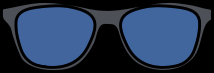
#> input picture openCV/advanced/glasses.png, 214 x 73 px
$ python -i 6.reduce_image_by_seam_carving.py   (imports and definitions only)   (older library calls are emulated)
#> lines starting #> are read from the running program, lines starting #| are printed output that depends on the picture
#> further down, picture is the input picture: shape (73, 214, 3); mean B, G, R 81.4, 54.7, 37.7

import cv2
import numpy as np

# Draw vertical seam on top of the image
# [9 lines left out: function overlay_vertical_seam, not called in this run]

# Compute the energy matrix from the input image
def compute_energy_matrix(img):
    gray = cv2.cvtColor(img, cv2.COLOR_BGR2GRAY)
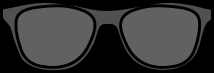
#> gray: shape (73, 214); min 0, max 97, mean 52.5

    # Compute X derivative of the image
    sobel_x = cv2.Sobel(gray,cv2.CV_64F, 1, 0, ksize=3)
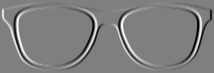
#> sobel_x: shape (73, 214) float64; min -388, max 388, mean 0; drawn with min black and max white

    # Compute Y derivative of the image
    sobel_y = cv2.Sobel(gray,cv2.CV_64F, 0, 1, ksize=3)
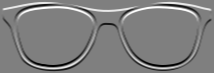
#> sobel_y: shape (73, 214) float64; min -388, max 388, mean 0; drawn with min black and max white

    abs_sobel_x = cv2.convertScaleAbs(sobel_x)
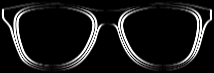
#> abs_sobel_x: shape (73, 214); min 0, max 255, mean 25.2
    abs_sobel_y = cv2.convertScaleAbs(sobel_y)
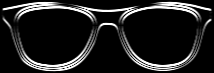
#> abs_sobel_y: shape (73, 214); min 0, max 255, mean 32.1

    # Return weighted summation of the two images i.e. 0.5*X + 0.5*Y
    return cv2.addWeighted(abs_sobel_x, 0.5, abs_sobel_y, 0.5, 0)
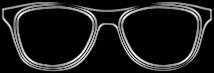
#> returned value: shape (73, 214); min 0, max 255, mean 28.7

# Find vertical seam in the input image
# [46 lines left out: functions find_vertical_seam, remove_vertical_seam, not called in this run]

# [26 lines not run here, left out]

>>> import cv2
>>> picture = cv2.imread('glasses.png')
>>> result = compute_energy_matrix(picture)

$ run again, on openCV/advanced/moustache.png
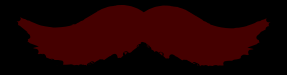
#> input picture openCV/advanced/moustache.png, 287 x 75 px
#> picture is the input picture: shape (75, 287, 3); mean B, G, R 0, 0, 30.2
#> in compute_energy_matrix, `sobel_y = cv2.Sobel(gray,cv2.CV_64F, 0, 1, ksize=3)`:
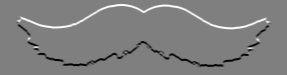
#> sobel_y: shape (75, 287) float64; min -84, max 84, mean 0; drawn with min black and max white
#> in compute_energy_matrix, `return cv2.addWeighted(abs_sobel_x, 0.5, abs_sobel_y, 0.5, 0)`:
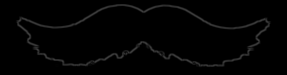
#> returned value: shape (75, 287); min 0, max 63, mean 3
